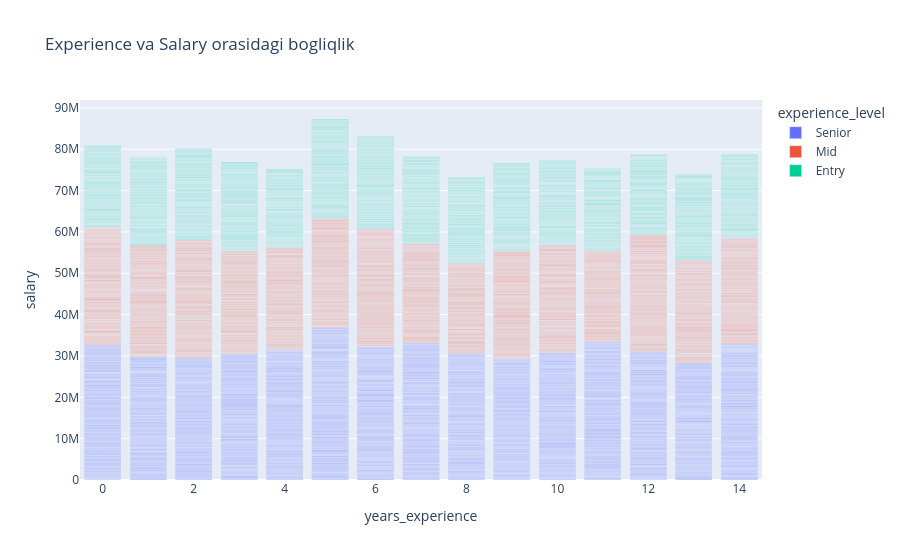

The code cell stored with this chart in its notebook:
### Markdown cell above
# Plotly Express

### Code cell
import plotly.express as px

fig = px.bar(
    df,
    x='years_experience',
    y='salary',
    color='experience_level',
    hover_data=['education_level','company_size'],
    title='Experience va Salary orasidagi bogliqlik'
)

fig.show()

### Figure 1 — Plotly figure (JSON) as saved in the notebook; plotly's stock layout.template omitted (floating-point values rounded to 4 significant figures; data arrays with more than 128 entries replaced by an {"elided": "..."} marker saying what was removed)
{"data": [{"customdata": {"elided": "3420x2 str values"}, "hovertemplate": "experience_level=Senior<br>years_experience=%{x}<br>salary=%{y}<br>education_level=%{customdata[0]}<br>company_size=%{customdata[1]}<extra></extra>", "legendgroup": "Senior", "marker": {"color": "#636efa", "pattern": {"shape": ""}}, "name": "Senior", "orientation": "v", "showlegend": true, "textposition": "auto", "type": "bar", "x": {"elided": "3420 int values"}, "xaxis": "x", "y": {"elided": "3420 int values"}, "yaxis": "y"}, {"customdata": {"elided": "3412x2 str values"}, "hovertemplate": "experience_level=Mid<br>years_experience=%{x}<br>salary=%{y}<br>education_level=%{customdata[0]}<br>company_size=%{customdata[1]}<extra></extra>", "legendgroup": "Mid", "marker": {"color": "#EF553B", "pattern": {"shape": ""}}, "name": "Mid", "orientation": "v", "showlegend": true, "textposition": "auto", "type": "bar", "x": {"elided": "3412 int values"}, "xaxis": "x", "y": {"elided": "3412 int values"}, "yaxis": "y"}, {"customdata": {"elided": "3513x2 str values"}, "hovertemplate": "experience_level=Entry<br>years_experience=%{x}<br>salary=%{y}<br>education_level=%{customdata[0]}<br>company_size=%{customdata[1]}<extra></extra>", "legendgroup": "Entry", "marker": {"color": "#00cc96", "pattern": {"shape": ""}}, "name": "Entry", "orientation": "v", "showlegend": true, "textposition": "auto", "type": "bar", "x": {"elided": "3513 int values"}, "xaxis": "x", "y": {"elided": "3513 int values"}, "yaxis": "y"}], "layout": {"barmode": "relative", "legend": {"title": {"text": "experience_level"}, "tracegroupgap": 0}, "title": {"text": "Experience va Salary orasidagi bogliqlik"}, "xaxis": {"anchor": "y", "domain": [0, 1], "title": {"text": "years_experience"}}, "yaxis": {"anchor": "x", "domain": [0, 1], "title": {"text": "salary"}}}}
